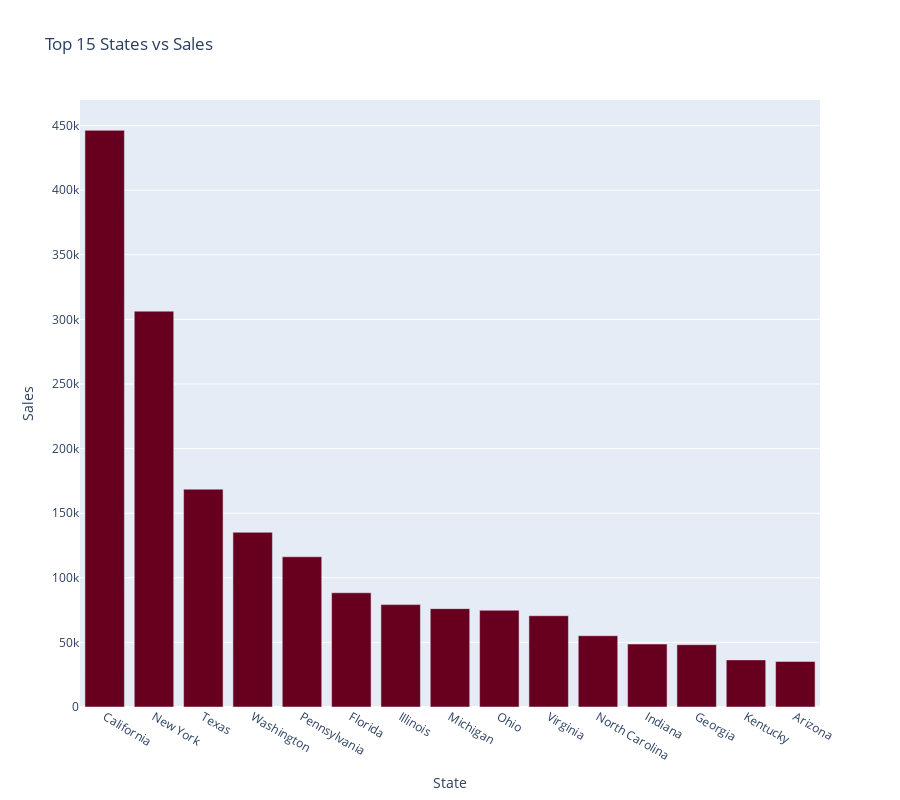

Notebook code for this chart:
### Code cell
# Top 15 States vs Sales

fig=px.bar(top_states,x='State',y='Sales',title='Top 15 States vs Sales',height=800,color_discrete_sequence=px.colors.sequential.RdBu)
fig.show()

### Figure 1 — Plotly figure (JSON) as saved in the notebook; plotly's stock layout.template omitted (floating-point values rounded to 4 significant figures)
{"data": [{"alignmentgroup": "True", "hovertemplate": "State=%{x}<br>Sales=%{y}<extra></extra>", "legendgroup": "", "marker": {"color": "rgb(103,0,31)", "pattern": {"shape": ""}}, "name": "", "offsetgroup": "", "orientation": "v", "showlegend": false, "textposition": "auto", "type": "bar", "x": ["California", "New York", "Texas", "Washington", "Pennsylvania", "Florida", "Illinois", "Michigan", "Ohio", "Virginia", "North Carolina", "Indiana", "Georgia", "Kentucky", "Arizona"], "xaxis": "x", "y": [446300.0, 306400.0, 168600.0, 135200.0, 116300.0, 88440.0, 79240.0, 76140.0, 74850.0, 70640.0, 55170.0, 48720.0, 48220.0, 36460.0, 35270.0], "yaxis": "y"}], "layout": {"barmode": "relative", "height": 800, "legend": {"tracegroupgap": 0}, "title": {"text": "Top 15 States vs Sales"}, "xaxis": {"anchor": "y", "domain": [0, 1], "title": {"text": "State"}}, "yaxis": {"anchor": "x", "domain": [0, 1], "title": {"text": "Sales"}}}}
